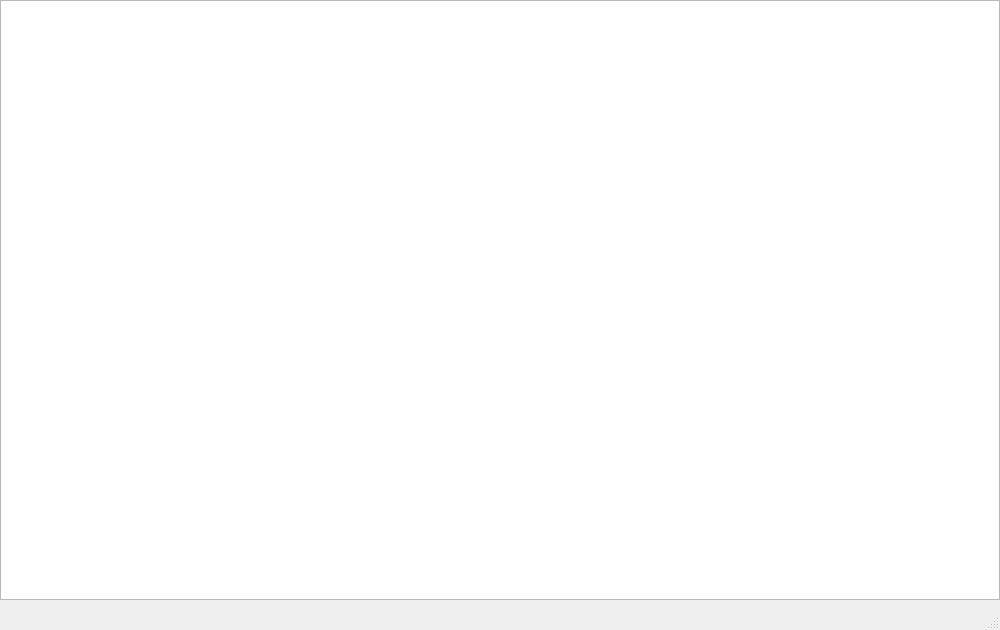
<?xml version="1.0" encoding="UTF-8"?>
<ui version="4.0">
 <class>MainWindow</class>
 <widget class="QMainWindow" name="MainWindow">
  <property name="windowModality">
   <enum>Qt::NonModal</enum>
  </property>
  <property name="enabled">
   <bool>true</bool>
  </property>
  <property name="geometry">
   <rect>
    <x>0</x>
    <y>0</y>
    <width>1000</width>
    <height>630</height>
   </rect>
  </property>
  <property name="minimumSize">
   <size>
    <width>1000</width>
    <height>630</height>
   </size>
  </property>
  <property name="maximumSize">
   <size>
    <width>1000</width>
    <height>630</height>
   </size>
  </property>
  <property name="windowTitle">
   <string>TAoB</string>
  </property>
  <property name="documentMode">
   <bool>false</bool>
  </property>
  <widget class="QWidget" name="centralwidget">
   <property name="enabled">
    <bool>true</bool>
   </property>
   <property name="minimumSize">
    <size>
     <width>1000</width>
     <height>630</height>
    </size>
   </property>
   <property name="maximumSize">
    <size>
     <width>1000</width>
     <height>630</height>
    </size>
   </property>
   <property name="autoFillBackground">
    <bool>false</bool>
   </property>
   <widget class="QWidget" name="titleScreen" native="true">
    <property name="geometry">
     <rect>
      <x>10</x>
      <y>10</y>
      <width>1000</width>
      <height>600</height>
     </rect>
    </property>
    <widget class="QWidget" name="gridLayoutWidget">
     <property name="geometry">
      <rect>
       <x>-10</x>
       <y>-30</y>
       <width>989</width>
       <height>621</height>
      </rect>
     </property>
     <layout class="QGridLayout" name="gridLayout">
      <property name="sizeConstraint">
       <enum>QLayout::SetDefaultConstraint</enum>
      </property>
      <property name="spacing">
       <number>0</number>
      </property>
      <item row="3" column="0">
       <spacer name="verticalSpacer">
        <property name="orientation">
         <enum>Qt::Vertical</enum>
        </property>
        <property name="sizeType">
         <enum>QSizePolicy::Preferred</enum>
        </property>
        <property name="sizeHint" stdset="0">
         <size>
          <width>20</width>
          <height>40</height>
         </size>
        </property>
       </spacer>
      </item>
      <item row="3" column="1">
       <layout class="QVBoxLayout" name="verticalLayout_3">
        <item>
         <spacer name="verticalSpacer_2">
          <property name="orientation">
           <enum>Qt::Vertical</enum>
          </property>
          <property name="sizeType">
           <enum>QSizePolicy::Preferred</enum>
          </property>
          <property name="sizeHint" stdset="0">
           <size>
            <width>20</width>
            <height>40</height>
           </size>
          </property>
         </spacer>
        </item>
        <item>
         <widget class="QPushButton" name="newGameButton">
          <property name="text">
           <string>New Game</string>
          </property>
         </widget>
        </item>
        <item>
         <widget class="QPushButton" name="continueButton">
          <property name="text">
           <string>Continue</string>
          </property>
         </widget>
        </item>
        <item>
         <widget class="QPushButton" name="optionsButton">
          <property name="text">
           <string>Options</string>
          </property>
         </widget>
        </item>
        <item>
         <widget class="QPushButton" name="quitButton">
          <property name="text">
           <string>Quit</string>
          </property>
         </widget>
        </item>
       </layout>
      </item>
      <item row="1" column="1">
       <widget class="QLabel" name="label">
        <property name="accessibleDescription">
         <string/>
        </property>
        <property name="autoFillBackground">
         <bool>false</bool>
        </property>
        <property name="styleSheet">
         <string notr="true"/>
        </property>
        <property name="text">
         <string/>
        </property>
        <property name="pixmap">
         <pixmap resource="assets.qrc">:/assets/Images/BaptisteAdventure.png</pixmap>
        </property>
       </widget>
      </item>
      <item row="1" column="2">
       <spacer name="horizontalSpacer_2">
        <property name="orientation">
         <enum>Qt::Horizontal</enum>
        </property>
        <property name="sizeHint" stdset="0">
         <size>
          <width>40</width>
          <height>20</height>
         </size>
        </property>
       </spacer>
      </item>
      <item row="1" column="0">
       <spacer name="horizontalSpacer">
        <property name="orientation">
         <enum>Qt::Horizontal</enum>
        </property>
        <property name="sizeHint" stdset="0">
         <size>
          <width>40</width>
          <height>20</height>
         </size>
        </property>
       </spacer>
      </item>
     </layout>
    </widget>
   </widget>
   <widget class="QWidget" name="dialogScreen" native="true">
    <property name="geometry">
     <rect>
      <x>10</x>
      <y>10</y>
      <width>1000</width>
      <height>600</height>
     </rect>
    </property>
    <widget class="QLabel" name="PngCharac">
     <property name="geometry">
      <rect>
       <x>90</x>
       <y>100</y>
       <width>221</width>
       <height>441</height>
      </rect>
     </property>
     <property name="text">
      <string/>
     </property>
    </widget>
    <widget class="QLabel" name="CharacterName">
     <property name="geometry">
      <rect>
       <x>29</x>
       <y>400</y>
       <width>211</width>
       <height>31</height>
      </rect>
     </property>
     <property name="font">
      <font>
       <pointsize>14</pointsize>
       <bold>true</bold>
      </font>
     </property>
     <property name="styleSheet">
      <string notr="true">background-color: rgba(0, 0, 0,250);
color: rgb(255, 255, 255);</string>
     </property>
     <property name="text">
      <string>Character Name</string>
     </property>
     <property name="alignment">
      <set>Qt::AlignLeading|Qt::AlignLeft|Qt::AlignTop</set>
     </property>
     <property name="margin">
      <number>0</number>
     </property>
     <property name="indent">
      <number>-1</number>
     </property>
    </widget>
    <widget class="QLabel" name="CharacterText">
     <property name="geometry">
      <rect>
       <x>20</x>
       <y>430</y>
       <width>941</width>
       <height>131</height>
      </rect>
     </property>
     <property name="font">
      <font>
       <pointsize>12</pointsize>
      </font>
     </property>
     <property name="autoFillBackground">
      <bool>false</bool>
     </property>
     <property name="styleSheet">
      <string notr="true">background-color: rgba(0, 0, 0,128);
color: rgb(255, 255, 255);</string>
     </property>
     <property name="text">
      <string>script du character</string>
     </property>
     <property name="scaledContents">
      <bool>false</bool>
     </property>
     <property name="alignment">
      <set>Qt::AlignLeading|Qt::AlignLeft|Qt::AlignTop</set>
     </property>
    </widget>
    <widget class="QLabel" name="PngCharac2">
     <property name="geometry">
      <rect>
       <x>760</x>
       <y>100</y>
       <width>221</width>
       <height>441</height>
      </rect>
     </property>
     <property name="text">
      <string/>
     </property>
    </widget>
    <widget class="QLabel" name="background">
     <property name="geometry">
      <rect>
       <x>0</x>
       <y>0</y>
       <width>1000</width>
       <height>600</height>
      </rect>
     </property>
     <property name="text">
      <string/>
     </property>
     <property name="scaledContents">
      <bool>true</bool>
     </property>
    </widget>
    <widget class="QPushButton" name="continueBtn">
     <property name="geometry">
      <rect>
       <x>870</x>
       <y>530</y>
       <width>80</width>
       <height>24</height>
      </rect>
     </property>
     <property name="text">
      <string>Continue</string>
     </property>
    </widget>
    <widget class="QWidget" name="verticalLayoutWidget_2">
     <property name="geometry">
      <rect>
       <x>250</x>
       <y>20</y>
       <width>371</width>
       <height>401</height>
      </rect>
     </property>
     <layout class="QVBoxLayout" name="ChoiceBox"/>
    </widget>
    <widget class="QPushButton" name="saveButton">
     <property name="geometry">
      <rect>
       <x>260</x>
       <y>405</y>
       <width>121</width>
       <height>21</height>
      </rect>
     </property>
     <property name="text">
      <string>Sauvegarder</string>
     </property>
    </widget>
    <widget class="QPushButton" name="loadButton">
     <property name="geometry">
      <rect>
       <x>390</x>
       <y>405</y>
       <width>81</width>
       <height>21</height>
      </rect>
     </property>
     <property name="text">
      <string>Charger</string>
     </property>
    </widget>
    <zorder>background</zorder>
    <zorder>PngCharac</zorder>
    <zorder>CharacterName</zorder>
    <zorder>PngCharac2</zorder>
    <zorder>CharacterText</zorder>
    <zorder>continueBtn</zorder>
    <zorder>verticalLayoutWidget_2</zorder>
    <zorder>saveButton</zorder>
    <zorder>loadButton</zorder>
   </widget>
   <widget class="QGraphicsView" name="container">
    <property name="geometry">
     <rect>
      <x>0</x>
      <y>0</y>
      <width>1000</width>
      <height>600</height>
     </rect>
    </property>
   </widget>
   <widget class="QWidget" name="Options" native="true">
    <property name="geometry">
     <rect>
      <x>0</x>
      <y>0</y>
      <width>1000</width>
      <height>600</height>
     </rect>
    </property>
    <widget class="QPushButton" name="OkBtn">
     <property name="geometry">
      <rect>
       <x>780</x>
       <y>550</y>
       <width>80</width>
       <height>30</height>
      </rect>
     </property>
     <property name="text">
      <string>Ok</string>
     </property>
    </widget>
    <widget class="QPushButton" name="CancelBtn">
     <property name="geometry">
      <rect>
       <x>630</x>
       <y>550</y>
       <width>80</width>
       <height>30</height>
      </rect>
     </property>
     <property name="text">
      <string>Cancel</string>
     </property>
    </widget>
    <widget class="QPushButton" name="ApplyBtn">
     <property name="geometry">
      <rect>
       <x>890</x>
       <y>550</y>
       <width>80</width>
       <height>30</height>
      </rect>
     </property>
     <property name="text">
      <string>Apply</string>
     </property>
    </widget>
    <widget class="QWidget" name="gridLayoutWidget_2">
     <property name="geometry">
      <rect>
       <x>50</x>
       <y>290</y>
       <width>871</width>
       <height>221</height>
      </rect>
     </property>
     <layout class="QGridLayout" name="gridLayout_2">
      <property name="spacing">
       <number>7</number>
      </property>
     </layout>
    </widget>
    <widget class="QPushButton" name="ReturnMainMenu">
     <property name="geometry">
      <rect>
       <x>40</x>
       <y>540</y>
       <width>101</width>
       <height>50</height>
      </rect>
     </property>
     <property name="text">
      <string>MainMenu</string>
     </property>
    </widget>
    <widget class="QLabel" name="VolumeRate">
     <property name="geometry">
      <rect>
       <x>300</x>
       <y>180</y>
       <width>63</width>
       <height>20</height>
      </rect>
     </property>
     <property name="text">
      <string>0%</string>
     </property>
    </widget>
    <widget class="QSlider" name="VolumeSlider">
     <property name="geometry">
      <rect>
       <x>130</x>
       <y>175</y>
       <width>161</width>
       <height>31</height>
      </rect>
     </property>
     <property name="orientation">
      <enum>Qt::Horizontal</enum>
     </property>
    </widget>
    <widget class="QLabel" name="Volume">
     <property name="geometry">
      <rect>
       <x>70</x>
       <y>180</y>
       <width>61</width>
       <height>20</height>
      </rect>
     </property>
     <property name="font">
      <font>
       <pointsize>9</pointsize>
      </font>
     </property>
     <property name="text">
      <string>Volume</string>
     </property>
    </widget>
    <widget class="QLabel" name="Extra">
     <property name="geometry">
      <rect>
       <x>40</x>
       <y>220</y>
       <width>291</width>
       <height>61</height>
      </rect>
     </property>
     <property name="font">
      <font>
       <pointsize>24</pointsize>
      </font>
     </property>
     <property name="text">
      <string>Activer des DLC</string>
     </property>
    </widget>
    <widget class="QLabel" name="Title">
     <property name="geometry">
      <rect>
       <x>360</x>
       <y>-20</y>
       <width>281</width>
       <height>161</height>
      </rect>
     </property>
     <property name="font">
      <font>
       <pointsize>48</pointsize>
      </font>
     </property>
     <property name="text">
      <string>Options</string>
     </property>
    </widget>
   </widget>
   <zorder>Options</zorder>
   <zorder>dialogScreen</zorder>
   <zorder>titleScreen</zorder>
   <zorder>container</zorder>
  </widget>
  <widget class="QMenuBar" name="menubar">
   <property name="geometry">
    <rect>
     <x>0</x>
     <y>0</y>
     <width>1000</width>
     <height>25</height>
    </rect>
   </property>
  </widget>
  <widget class="QStatusBar" name="statusbar"/>
 </widget>
 <resources>
  <include location="assets.qrc"/>
 </resources>
 <connections/>
</ui>
